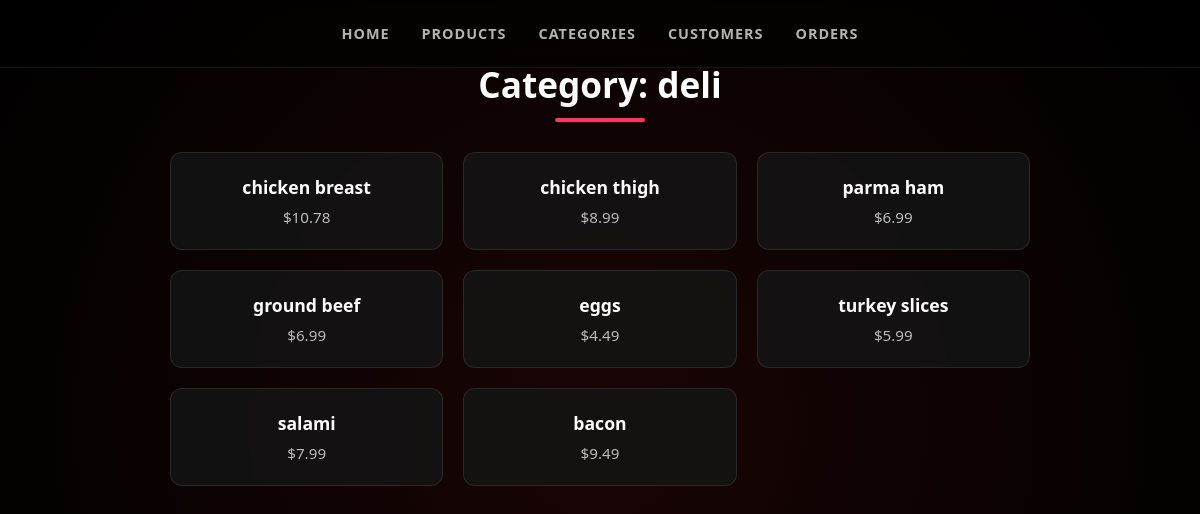
The page /categories/deli on the database its author committed.
### store/models.py (models this page shows)
class Category(db.Model):
    __tablename__ = "categories"
    id = mapped_column(Integer, primary_key=True)
    name = mapped_column(String)
    products = relationship("Product", back_populates="category")

class Product(db.Model):
    __tablename__ = "Product"
    id = mapped_column(Integer,primary_key=True)
    name = mapped_column(String)
    price = mapped_column(DECIMAL(10, 2))
    available = mapped_column(Integer, default=0)
    category = mapped_column(String)
    category_id = mapped_column(Integer, ForeignKey("categories.id"))
    category = relationship("Category", back_populates="products")

### store/app.py (the view)
@app.route("/categories/<string:name>")
def catagories(name):
    caty = select(Category).where(Category.name == name)
    new_caty = db.session.execute(caty).scalar()
    return render_template("category_detail.html", category=new_caty)

### store/templates/category_detail.html
{% extends "base.html" %}
{% block styles %}
<link rel="stylesheet" href="{{ url_for('static', filename='categories.css') }}">
{% endblock %}
{% block content %}
<div class="category-container">
    <h1>Category: {{ category.name }}</h1>
    <div class="divider"></div>
    <ul class="category-list">
        {% for product in category.products %}
            <li class="product-item">
                <span class="p-name">{{ product.name }}</span>
                <span class="p-price">${{ product.price }}</span>
            </li>
        {% endfor %}
    </ul>
</div>
{% endblock %}

### store/static/home_page.css (style rules this page uses)
:root { --primary: #ff3366; --text: #e5e5e5; --nav-text: #b3b3b3; --nav-hover: #ff6688; }
* { margin: 0; padding: 0; box-sizing: border-box; }
body { background: radial-gradient(circle at center, #1a0505 0%, #000 100%); color: var(--text); font-family: system-ui, sans-serif; min-height: 100vh; }

### store/static/categories.css (style rules this page uses)
:root { --primary: #ff3366; --text: #ffffff; --bg-dark: #000000; }
.category-container { max-width: 900px; margin: 40px auto; padding: 20px; }
.category-container h1 { text-align: center; font-size: 2.2rem; color: var(--text); margin-bottom: 10px; }
.divider { width: 90px; height: 4px; background: var(--primary); margin: 0 auto 30px auto; border-radius: 10px; }
.category-list { list-style: none; padding: 0; display: grid; grid-template-columns: repeat(auto-fill, minmax(220px, 1fr)); gap: 20px; }
.product-item { background: rgba(20, 20, 20, 0.85); padding: 22px; border-radius: 12px; border: 1px solid rgba(255,255,255,0.1); text-align: center; transition: all 0.3s ease; backdrop-filter: blur(5px); }
.p-name { display: block; font-size: 1.1rem; font-weight: 600; color: var(--text); margin-bottom: 8px; }
.p-price { display: block; font-size: 0.95rem; color: #bbbbbb; }

### rows shown on the page
Category: name "deli"
Product: name "chicken breast", price "10.78"
Product: name "chicken thigh", price "8.99"
Product: name "parma ham", price "6.99"
Product: name "ground beef", price "6.99"
Product: name "eggs", price "4.49"
Product: name "turkey slices", price "5.99"
Product: name "salami", price "7.99"
Product: name "bacon", price "9.49"
